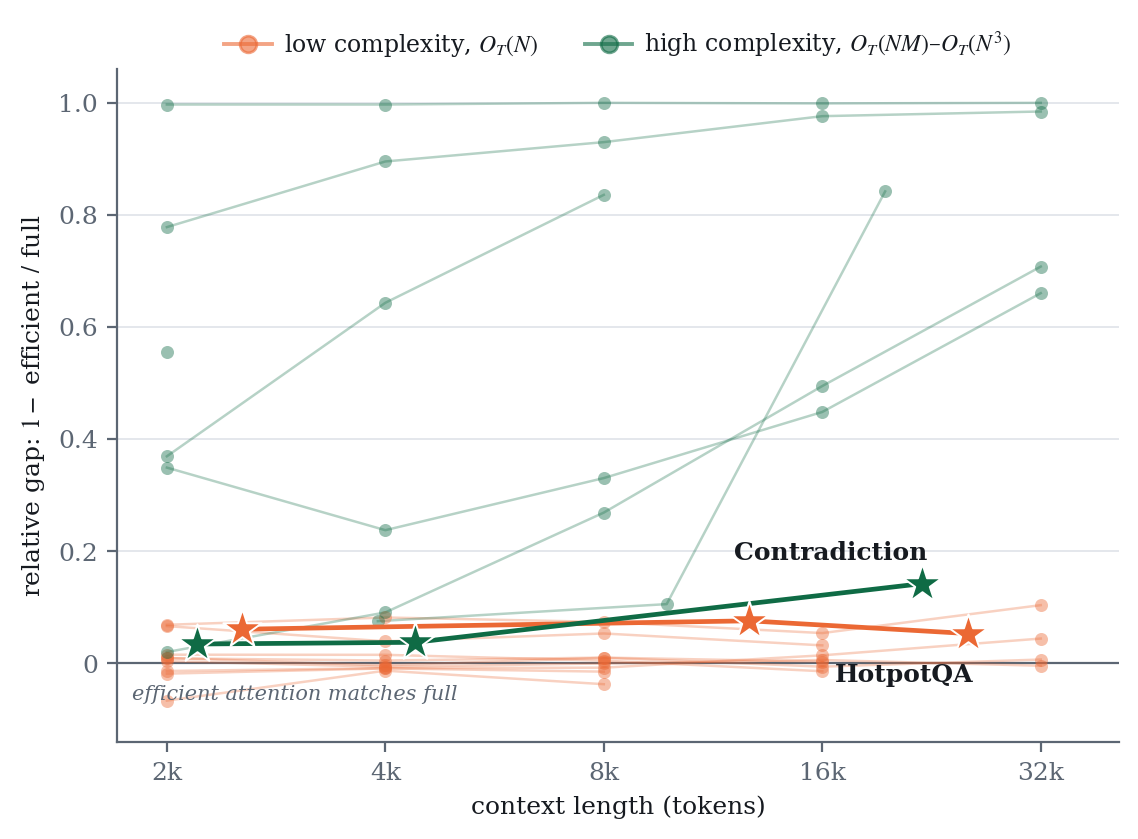

Generate this figure with Python:
"""Figure 1 (fig:motivatingtask) — full-vs-efficient attention gap across context length.

y = RELATIVE performance gap, 1 - chunked/full: the fraction of full attention's score that
document-chunked attention fails to keep. One line per task, one marker per (task, rung).

Why relative and not the raw difference: the raw gap is bounded above by the full-attention
score, so on any task where full attention itself decays the difference must shrink even as
chunked keeps less and less of it. That bound hid the trend on four high-complexity tasks --
reorder (full 0.747 -> 0.047, raw gap peaks at 4k then falls) and textgroups (full 0.196 ->
0.047) are capped from above, while strmatch (chunked 0.003 at the FIRST rung) and xabsence
are saturated from below. On this axis reorder reads 0.37 -> 0.84 and textgroups 0.56.

The cost is a floor rule: a ratio between two near-zero numbers is noise, so a rung is dropped
when the FULL arm is under FLOOR. That removes helmet_qa (full 0.033-0.039) and mathmatch
(0.003) from the figure entirely -- both are tasks that never trained, not tasks with no gap --
and leaves textgroups a single point at 2k. Watch grouping's last point: its full arm is 0.196,
only just above the floor.

TWO DATA SOURCES, deliberately:

1. Most tasks — the CTC-suite grid, Qwen3.5-4B full fine-tune, full attention vs
   document-chunked + mask mixing (the `-cmix` arm = best-case chunked). Assembled from
   the S3 grade JSONs 2026-07-22, updated 2026-07-27; same numbers as the artifact
   "CTC-suite grid - Qwen3.5-4B dense vs chunked". Rungs are 2k/4k/8k/16k/32k tokens.

2. contradiction, HotpotQA and grouping — the earlier per-N corpus-reasoning runs, whose
   suite ladders are unusable or suspect (see below). x for these is docs x per-doc tokens
   from Table 5 (contradiction ~45 tok/doc, HotpotQA ~130, grouping ~200), which is how
   those runs were denominated in the previous version of this figure.
     * contradiction — the suite ladder is suspect (Prasann, 2026-08-03) and its gap in
       fact SHRINKS there (0.376 -> 0.302) because full attention itself decays
       0.849 -> 0.335. Per-N: Qwen3.5-4B, std vs mask-mix p50, 3ep, eval_size 488.
       n=20 (~0.9k tokens) is dropped so the axis can start at 2k.
     * HotpotQA — the suite has no dense checkpoint at all (S3 distcp incomplete, 80/128
       shards). Per-N: Qwen3.5-0.8B LoRA, std vs chunked, cot 4ep, eval_size 500.
     * grouping — per-N: Qwen3.5-4B, pairwise-F1, std vs the best chunked arm available at
       each rung (n20 pure 0.658 > mix-p10 0.640; n50 mix-p50 0.462 > pure 0.389; n100 only
       pure 0.031), matching the cloud's best-case-chunked convention.
   ⚠ These are NOT the same model as the cloud, and HotpotQA is not the same model as the
   other two (0.8B LoRA vs 4B full-FT).

Excluded, with reasons: oolong + hotpotqa-suite (no dense checkpoint), groups4 (chunked
0.000 is a constant-output eval artifact, 489/500 identical generations), obliq_retrieval
(ladder voided 2026-07-26 — a random-k guess beat both arms at every rung).

CTC class drives colour. Two classifications were corrected by Prasann 2026-08-03:
  * absence is O(N) — checking whether item i survived into the second copy is one operation
    per item. xabsence is the O(N^2) one: every A claim must be compared against every B claim.
  * outlier (Amazon) is O(N) — the majority attribute is a star rating or a product category
    from a small fixed set, so it does not carry the open-ended category discovery that makes
    outlier (wiki) O(N.M).

Removed on request 2026-08-03: cycle and grouping_labeled. Note for grouping_labeled, in case
it comes back: its suite arms are near-identical at every rung (0.439/0.439, 0.365/0.370,
0.231/0.226, 0.054/0.051) and plain grouping's suite row behaves the same way, which is not
what two independently trained arms look like — worth checking whether the chunked mask was
actually applied there before trusting either. The old-run grouping numbers used here do not
have that property.

Usage:  python3 figures/fig1_gap_vs_context.py            (writes fig1_gap_vs_context.pdf)
        python3 figures/fig1_gap_vs_context.py --labels   (also writes a TEMPORARY
            fig1_gap_vs_context_labeled.{pdf,png} with every task line named, for
            eyeballing which tasks agree with the CTC expectation. Inspection aid only --
            not the paper figure.)
"""
import sys
from pathlib import Path

import matplotlib.pyplot as plt
from matplotlib.ticker import FixedLocator, NullLocator


def place_labels(ax, fig, items, min_gap_pt=10.5):
    """Annotate (x, y, text, color) at the end of each line, pushed apart vertically.

    Lines terminate at only a handful of distinct x values, so labels stack. We convert
    each anchor to display pixels, spread the ones sharing an x until they are at least
    `min_gap_pt` apart, and re-express the correction as an offset in points."""
    fig.canvas.draw()
    px_per_pt = fig.dpi / 72.0
    # Cluster anchors whose x are close in display space -- labels sit to the RIGHT of the
    # line end, so two lines ending at 26k and 32k still collide and must be spread together.
    xs_sorted = sorted({x for x, _, _, _ in items},
                       key=lambda x: ax.transData.transform((x, 0))[0])
    cluster_of, cluster_x, prev_px = {}, [], None
    for x in xs_sorted:
        px = ax.transData.transform((x, 0))[0]
        if prev_px is None or px - prev_px > 70:
            cluster_x.append(x)
        cluster_of[x] = cluster_x[-1]
        prev_px = px
    by_x = {}
    for x, y, text, color in items:
        by_x.setdefault(cluster_of[x], []).append((y, text, color, x))
    for _, group in by_x.items():
        group.sort()
        ys_px = [ax.transData.transform((gx, y))[1] for y, _, _, gx in group]
        for i in range(1, len(ys_px)):
            need = ys_px[i - 1] + min_gap_pt * px_per_pt
            if ys_px[i] < need:
                ys_px[i] = need
        for (y, text, color, gx), y_px in zip(group, ys_px):
            base_px = ax.transData.transform((gx, y))[1]
            ax.annotate(text, (gx, y),
                        xytext=(5, (y_px - base_px) / px_per_pt),
                        textcoords="offset points", ha="left", va="center",
                        fontsize=7, color=color, zorder=7,
                        annotation_clip=False)

K = 1024
SUITE = [2 * K, 4 * K, 8 * K, 16 * K, 32 * K]
FLOOR = 0.15   # full-attention score below this -> the ratio is noise, drop the rung


def curve(pts):
    """(xs, ys) of relative gap for the rungs whose full arm clears FLOOR."""
    keep = [(x, f, c) for x, f, c in pts if f >= FLOOR]
    return [x for x, _, _ in keep], [1.0 - c / f for _, f, c in keep]


def suite(full, chunked):
    """CTC-suite rows: pair the five standard rungs with the arms that have evals."""
    return [(x, f, c) for x, f, c in zip(SUITE, full, chunked)
            if f is not None and c is not None]


# task -> ([(tokens, full, chunked), ...], ctc_class)
TASKS = {
    # ── O_T(N) ──
    "niah":             (suite([.988, .988, .976, .984, .966], [.984, .994, .976, .978, .970]), "N"),
    "nq":               (suite([.904, .930, .864, None, None], [.964, .942, .896, None, None]), "N"),
    "msmarco":          (suite([.961, .939, .917, .900, None], [.897, .902, .868, .871, None]), "N"),
    "rerank":           (suite([.989, .971, .960, .952, None], [.980, .966, .950, .949, None]), "N"),
    "scifact":          (suite([.963, .948, .926, .899, .879], [.976, .956, .933, .886, .840]), "N"),
    "obliq_twitter":    (suite([.740, .659, .608, .277, .327], [.689, .605, .563, .262, .293]), "N"),
    "outlier_amzn":     (suite([.921, .891, .896, .870, .864], [.912, .894, .887, .875, .858]), "N"),
    "absence":          (suite([.964, .976, .986, .932, None], [.949, .961, .981, .945, None]), "N"),
    # ── O_T(NM) and above ──
    "outlier_wiki":     (suite([.982, .956, .877, .679, .428], [.962, .869, .641, .343, .125]), "hi"),
    "qdmatch_hpqa":     (suite([.999, .997, .998, .992, .981], [.650, .760, .668, .547, .333]), "hi"),
    "strmatch":         (suite([.999, .997, .997, .995, .994], [.003, .003, .000, .001, .000]), "hi"),
    "xabsence":         (suite([.609, .545, .528, .505, .518], [.135, .057, .037, .012, .008]), "hi"),
    "reorder":          (suite([.747, .600, .262, .047, None], [.471, .214, .043, .000, None]), "hi"),
    "mathmatch":        (suite([.003, .001, .000, None, None], [.001, .000, .000, None, None]), "hi"),
    "textgroups":       (suite([.196, .090, .054, .051, .047], [.087, .021, .019, .007, .001]), "hi"),
    # per-N source (see docstring)
    "grouping":         ([(4000, .7112, .6576), (10000, .5170, .4623), (20000, .1963, .0310)], "hi"),
}

# Highlighted per-N ladders, drawn as stars.
HPQA = [(2600, .852, .800), (13000, .763, .705), (26000, .769, .728)]
CONTRA = [(2250, .982, .948), (4500, .982, .945), (22500, .962, .825)]

# Validated with the dataviz palette validator (light surface, categorical):
# CVD dE 10.9 (protan), normal-vision dE 31.5, both >= 3:1 on the surface. The palette's
# stock green (#008300) FAILS against this orange at dE 3.2 — re-run the validator before
# substituting any hue here.
ORANGE, GREEN = "#eb6834", "#0f6b45"
INK, MUTED, GRID = "#161a20", "#5c6673", "#dfe3e9"


def main(labeled=False):
    plt.rcParams.update({
        "font.family": "serif",
        "font.serif": ["Times New Roman", "Times", "DejaVu Serif"],
        "mathtext.fontset": "stix",
        "axes.spines.top": False,
        "axes.spines.right": False,
        "axes.edgecolor": MUTED,
        "text.color": INK,
        "axes.labelcolor": INK,
        "xtick.color": MUTED,
        "ytick.color": MUTED,
        "font.size": 9,
    })
    fig, ax = plt.subplots(figsize=(8.4, 5.4) if labeled else (5.8, 4.3))
    ax.set_axisbelow(True)
    ax.grid(axis="y", color=GRID, lw=0.6)
    ax.axhline(0, color=MUTED, lw=0.8)

    n_dots = 0
    anchors = []
    for name, (pts, ctc) in TASKS.items():
        color = ORANGE if ctc == "N" else GREEN
        xs, ys = curve(pts)
        if not xs:
            continue
        n_dots += len(xs)
        ax.plot(xs, ys, color=color, lw=0.9, alpha=0.55 if labeled else 0.30, zorder=2)
        ax.scatter(xs, ys, s=22, color=color, alpha=0.65 if labeled else 0.42,
                   linewidths=0, zorder=3)
        if labeled:
            anchors.append((xs[-1], ys[-1], name, color))

    for pts, color, name, dy in ((HPQA, ORANGE, "HotpotQA", -15),
                                 (CONTRA, GREEN, "Contradiction", 11)):
        xs, ys = curve(pts)
        ax.plot(xs, ys, color=color, lw=1.7, zorder=4)
        ax.scatter(xs, ys, marker="*", s=210, color=color,
                   edgecolors="white", linewidths=0.7, zorder=5)
        if labeled:
            anchors.append((xs[-1], ys[-1], name + " *", color))
        else:
            ax.annotate(name, (xs[-1], ys[-1]), xytext=(2, dy),
                        textcoords="offset points", ha="right", va="center",
                        fontsize=9, fontweight="bold", color=INK, zorder=6)

    ax.set_xscale("log")
    ax.set_xticks(SUITE)
    ax.set_xticklabels(["2k", "4k", "8k", "16k", "32k"])
    ax.xaxis.set_minor_locator(NullLocator())
    ax.set_xlim(1750, 150000 if labeled else 42000)

    # Plain linear y (Prasann 2026-08-03): on the relative axis the tasks spread across the
    # full 0-1 range on their own, so no rescaling is needed to separate the two groups.
    ax.set_ylim(-0.14, 1.06)
    ax.yaxis.set_major_locator(FixedLocator([0, 0.2, 0.4, 0.6, 0.8, 1.0]))
    ax.yaxis.set_minor_locator(NullLocator())
    ax.set_yticklabels(["0", "0.2", "0.4", "0.6", "0.8", "1.0"])
    ax.set_xlabel("context length (tokens)")
    ax.set_ylabel("relative gap: $1-$ efficient $/$ full")

    handles = [
        plt.Line2D([], [], marker="o", ms=6, lw=1.4, color=ORANGE, alpha=.6,
                   label="low complexity, $O_T(N)$"),
        plt.Line2D([], [], marker="o", ms=6, lw=1.4, color=GREEN, alpha=.6,
                   label="high complexity, $O_T(NM)$–$O_T(N^3)$"),
    ]
    # Above the panel: on a linear axis the low-complexity band fills the bottom strip and
    # the high-complexity lines fill the rest, so there is no in-panel gap left for a legend.
    ax.legend(handles=handles, loc="lower center", bbox_to_anchor=(0.5, 1.0), ncol=2,
              frameon=False, fontsize=8.5, handletextpad=0.5, columnspacing=2.0,
              borderaxespad=0.0)

    ax.text(0.015, -0.055, "efficient attention matches full",
            transform=ax.get_yaxis_transform(), fontsize=7.5, color=MUTED,
            ha="left", va="center", style="italic")

    if labeled:
        place_labels(ax, fig, anchors)

    fig.tight_layout()
    stem = "fig1_gap_vs_context_labeled" if labeled else "fig1_gap_vs_context"
    out = Path(__file__).resolve().parent / f"{stem}.pdf"
    fig.savefig(out, bbox_inches="tight")
    fig.savefig(out.with_suffix(".png"), dpi=200, bbox_inches="tight")
    print(f"wrote {out}  ({n_dots} points over {len(TASKS)} tasks "
          f"+ {len(HPQA) + len(CONTRA)} highlighted)")


if __name__ == "__main__":
    main()
    if "--labels" in sys.argv:
        main(labeled=True)
